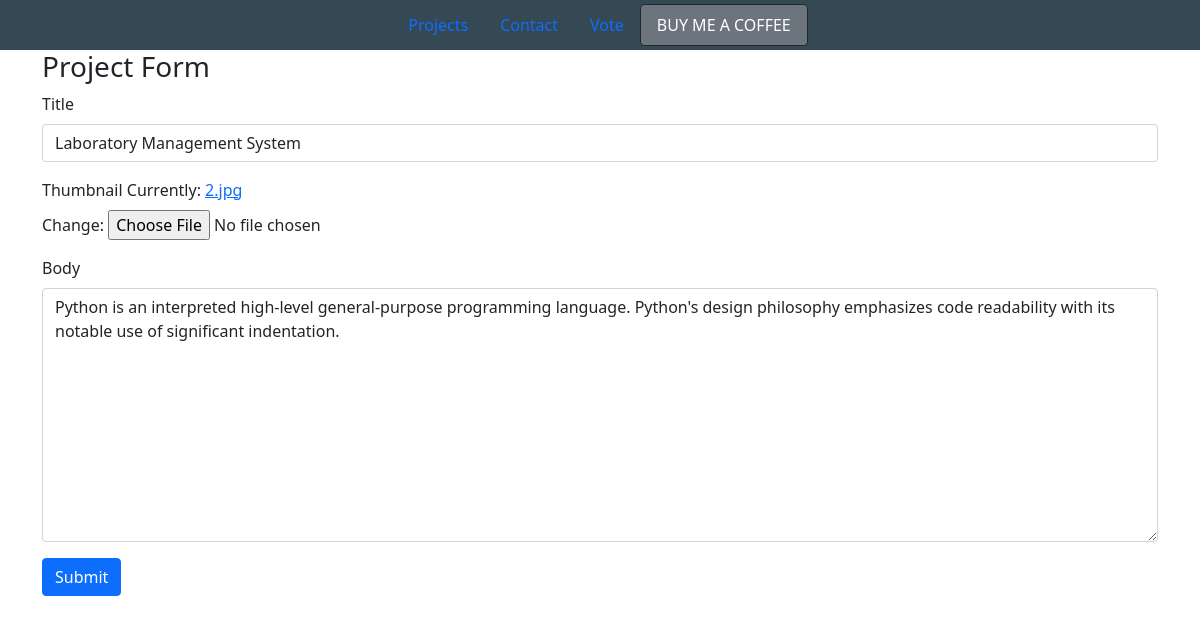
The page /edit-project/49ea812a-a877-4823-b92d-89616a406705/ on the database its author committed.
### base/models.py (models this page shows, shortened)
class Project(models.Model):
    title = models.CharField( max_length=200)
    thumbnail = models.ImageField(null=True)
    body = RichTextUploadingField()
    slug = models.SlugField(null=True, blank=True)
    created = models.DateTimeField(auto_now_add=True)
    id = models.UUIDField(default=uuid.uuid4, unique=True, primary_key=True, editable=False)

### base/views.py (the view)
# urls.py: path('edit-project/<str:pk>/', views.editProject, name='edit-project'),
def editProject(request, pk):
    project = Project.objects.get(id=pk)
    form = ProjectForm(instance=project)
    if request.method == 'POST':
        form = ProjectForm(request.POST, request.FILES, instance=project)
        if form.is_valid():
            form.save()
            return redirect('home')
    context = {
        'form': form,
    }
    return render(request, 'base/project_form.html', context)

### base/forms.py
class ProjectForm(ModelForm):
    class Meta:
        model = Project
        fields = ['title', 'thumbnail', 'body']
    def __init__(self, *args, **kwargs):
        super(ProjectForm, self).__init__(*args, **kwargs)
        self.fields['title'].widget.attrs.update(
            {'class': 'form-control'})
        self.fields['body'].widget.attrs.update(
            {'class': 'form-control'})

### base/templates/base/project_form.html (shortened to what this page needs)
{% extends 'base/main.html' %}
{% load static %}
{% block content %}
    <div class="container">
        <h3>Project Form</h3>
        <form method="POST" action="" enctype="multipart/form-data">
            {% for field in form %}
            <div class="mb-3">
                <label for="exampleInputPassword1" class="form-label">{{field.label}}</label>
                {{field}}
            </div>
            {% endfor %}
            <input class="btn btn-primary" type="submit" value="Submit">
        </form>
    </div>
{% endblock content %}

### static/styles/main.css (style rules this page uses)
html,body { margin:0; padding:0; overflow-x:hidden; }

### rows shown on the page
Project: form "Laboratory Management System" "Python is an interpreted high-level general-purpose programming language. Python's design philosophy emphasizes code readability with its notable use of significant indentation."

### other values the page prints
{{ field.label }} "Title" "Thumbnail" "Body"
